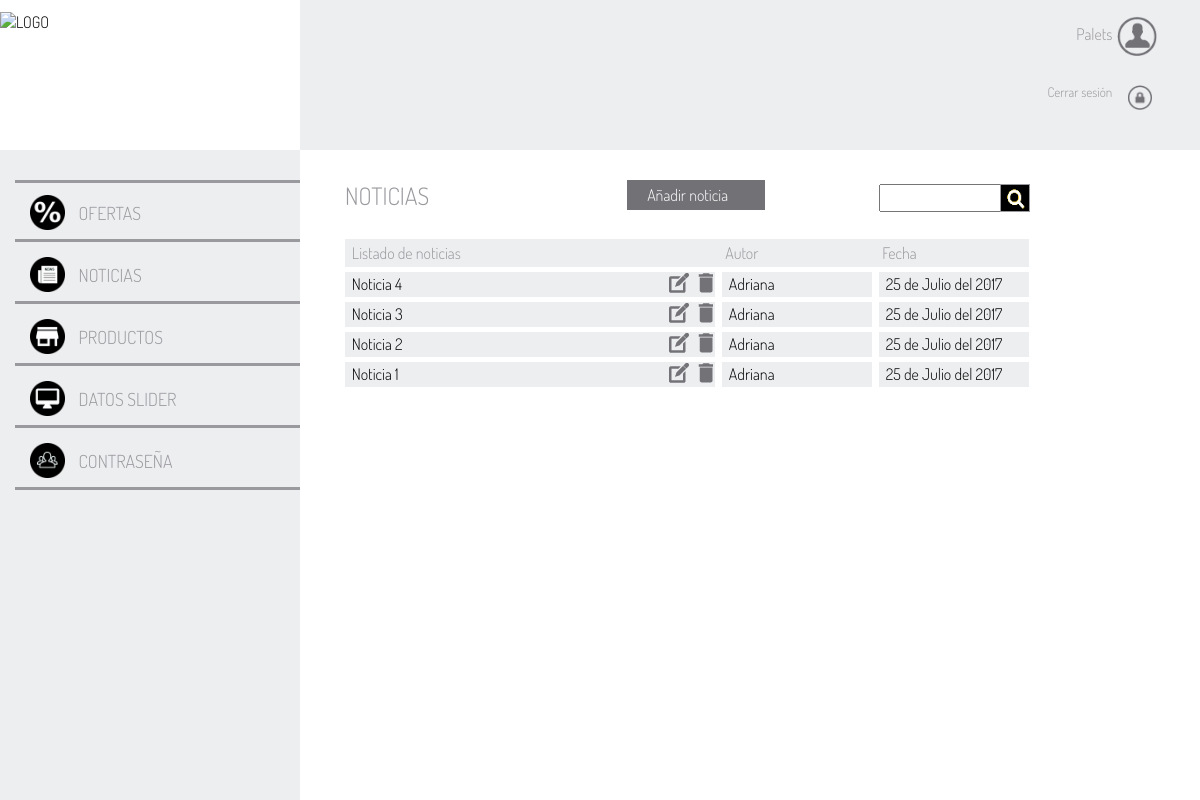
Screenshot of /administracion.php?list_noticias (signed in) with the database file from the repository.
### tables this page shows
CREATE TABLE `administrador` (
  `id` int(11) NOT NULL,
  `login` varchar(25) NOT NULL,
  `clave` text NOT NULL,
  `nombre` varchar(100) NOT NULL,
  `usuario` text NOT NULL
);

CREATE TABLE `noticias` (
  `id` int(11) NOT NULL,
  `codigo` text NOT NULL,
  `nombre_es` text NOT NULL,
  `nombre_gl` text NOT NULL,
  `nombre_en` text NOT NULL,
  `fecha` date NOT NULL,
  `autor` int(11) NOT NULL,
  `imagen` text NOT NULL,
  `texto_es` text NOT NULL,
  `texto_gl` text NOT NULL,
  `texto_en` text NOT NULL
);

### php/noticias.php (the view, shortened to what this page needs)
<?php
include('conexion.php');
$consulta_noticias = "SELECT * FROM noticias";
$rs_noticias = mysqli_query($con, $consulta_noticias);
$num_total_noticias = mysqli_num_rows($rs_noticias);
$tam_pag = 10;
if(!isset($_GET["pagina"]))
    $pagina="";
else
    $pagina = $_GET["pagina"];
if (!$pagina) {
   $inicio = 0;
   $pagina = 1;
}
else {
   $inicio = ($pagina - 1) * $tam_pag;
}
$total_paginas = ceil($num_total_noticias / $tam_pag);
$consulta = "SELECT * FROM noticias ORDER BY id DESC LIMIT ".$inicio."," . $tam_pag;
$result = mysqli_query($con, $consulta);
$texto = '';
if (isset($_POST['buscar_noticia'])) {
    $busqueda = trim($_POST['buscar_noticia']);
    $busqueda = mysqli_real_escape_string($con, $busqueda);
    $entero = 0;
    if (empty($busqueda)){
      $texto = '<p class="texto_busqueda">Búsqueda sin resultados<p>';
    }else{
        mysqli_set_charset('utf8');
        $sql = "SELECT * FROM noticias WHERE nombre_es LIKE '%" .$busqueda. "%' ORDER BY nombre_es";
        $resultado = mysqli_query($con, $sql);
        if (mysqli_num_rows($resultado) > 0){
            echo '<table class="tabla_noticias" align="center">
                <tr>
                <th>Listado de noticias</th>
                <th>Autor</th>
                <th>Fecha</th>
                </tr>';
            while ($fila=mysqli_fetch_array($resultado, MYSQLI_ASSOC))
            {
              if(!isset($_GET["elem"]))
                $elem = $fila['codigo'];
            else
                $elem = '';
            echo '<tr><td><div>'.$fila["nombre_es"]; ?>
            <div class="iconos_bd"><div class="img1_bd"><a href="?editar_noticia=<?php echo $elem; ?>"><img src ="images/iconos_areaprivada/ap_editar.png"></a></div>
            <div class="img2_bd"><a onclick="if(confirm('ADVERTENCIA \n Si acepta eliminar el archivo, también será eliminado de su servidor. ¿Desea borrar de forma permanente este archivo?') == false){return false;}" href="?borrar_noticia=<?php echo $elem; ?>"><img src="images/iconos_areaprivada/ap_eliminar.png"></a></div><div class="clear"></div></div></div></td>
            <?php $autor=mysqli_query($con, "select nombre from administrador WHERE id =".$fila["autor"]);
                while ($fil=mysqli_fetch_array($autor, MYSQLI_ASSOC)) {
                    echo '<td>'.utf8_encode($fil["nombre"]).'</td>';
                }
                $fecha_b = strtotime($fila['fecha']);
                $dia_b = date('d',$fecha_b);
                $mes_b = date('m',$fecha_b);
                $ano_b = date('Y',$fecha_b);
              $meses_b = array("Enero","Febrero","Marzo","Abril","Mayo","Junio","Julio","Agosto","Septiembre","Octubre","Noviembre","Diciembre");
            echo '<td><time datetime="'.$fila['fecha'].'"> '.$dia_b." de ".$meses_b[$mes_b-1]. " del ".$ano_b.'</time></td></tr>';
            }
            mysqli_free_result($result);
            echo '</table>';
        }
        else{
            $texto = "<p class='texto_busqueda'>No hay resultados</p>";
        }
    }
echo $texto;
} else {
?>
<div class="buscador">
  <form id="buscador_noticia"  method="post" action="">
    <div class="formu_input"><input id="buscar_noticia" name="buscar_noticia" type="search" placeholder="Buscar..." autofocus > </div>
    <div class="formu_img"><input type="image" src="images/iconos_areaprivada/ap_buscar.png" alt="submit" class="boton" value="buscar"> </div>
  </form>
</div>
<table class="tabla_noticias" align="center">
<tr>
<th>Listado de noticias</th>
<th>Autor</th>
<th>Fecha</th>
</tr>
<?php
while ($row=mysqli_fetch_array($result, MYSQLI_ASSOC))
{
  if(!isset($_GET["elem"]))
    $elem = $row['codigo'];
else
    $elem = '';
echo '<tr><td><div>'.$row["nombre_es"]; ?>
<div class="iconos_bd"><div class="img1_bd"><a href="?editar_noticia=<?php echo $elem; ?>"><img src ="images/iconos_areaprivada/ap_editar.png"></a></div>
<div class="img2_bd"><a onclick="if(confirm('ADVERTENCIA \n Si acepta eliminar el archivo, también será eliminado de su servidor. ¿Desea borrar de forma permanente este archivo?') == false){return false;}" href="?borrar_noticia=<?php echo $elem; ?>"><img src="images/iconos_areaprivada/ap_eliminar.png"></a></div><div class="clear"></div></div></div></td>
<?php $autor=mysqli_query($con, "select nombre from administrador WHERE id =".$row["autor"]);
    while ($fil=mysqli_fetch_array($autor, MYSQLI_ASSOC)) {
        echo '<td>'.utf8_encode($fil["nombre"]).'</td>';
    }
    $fecha = strtotime($row['fecha']);
    $dia = date('d',$fecha);
    $mes = date('m',$fecha);
    $ano = date('Y',$fecha);
  $meses = array("Enero","Febrero","Marzo","Abril","Mayo","Junio","Julio","Agosto","Septiembre","Octubre","Noviembre","Diciembre");
echo '<td><time datetime="'.$row['fecha'].'"> '.$dia." de ".$meses[$mes-1]. " del ".$ano.'</time></td></tr>';
}
?>
</table>
<?php
if ($total_paginas > 1) {
    if ($pagina != 1) {
            echo '<a href="?list_noticias&pagina='.($pagina-1).'">« Anterior</a> | ';
            for ($i=1;$i<=$total_paginas;$i++) {
                if ($pagina == $i)
                    echo ' | '.$pagina." | ";
                else
                    echo '  <a class="color" href="?list_noticias&pagina='.$i.'">'.$i.'</a>  ';
           }
           if ($pagina != $total_paginas)
               echo '<a href="?list_noticias&pagina='.($pagina+1).'"> | Siguiente »</a>';
} } }
?>

### php/cabecera_administracion.php (shortened to what this page needs)
<?php
            $login = $_SESSION['administrador'];
            include('conexion.php');
    ?>
<div class="cabecera_izq">
	<div class="logo_pardal"><a href="index.php"><img src="" alt="LOGO" /></a></div>
</div>
<div class="cabecera_der">
	<div class="user_administrador">
		<?php
		$result = mysqli_query($con, "SELECT nombre FROM administrador WHERE login = '$login'");
           $row=mysqli_fetch_array($result, MYSQLI_NUM);
           echo "<h4>".$row[0]."</h4>";
           ?>
	</div>
	<div class="user_salir">
		<a href='logout.php'><h5>Cerrar sesión</h5></a>
	</div>
</div>

### css/desktop.css (style rules this page uses)
* { margin: 0; padding: 0; font-family: 'Dosis.Light', sans-serif; font-weight: 100; }
html { width: 100%; height: 100%; }
body { width: 100%; height: 100%; margin: 0; }
body { height: auto !important; }
.body.admin { width: 100%; height: 100% !important; margin: 0; }
.cabecera.administracion .cabecera_izq { width: 25%; float: left; height: 150px; }
.cabecera.administracion .cabecera_izq .logo_pardal { width: 300px; padding-top: 1%; position: fixed; height: 100px; }
.cabecera.administracion .cabecera_der { width: 75%; float: right; text-align: right; height: 150px; background: #EDEEF0; position: fixed; margin-left: 25%; }
.cabecera.administracion a { text-decoration: none; color: inherit; }
.cabecera.administracion .cabecera_der .user_administrador,.cabecera.administracion .cabecera_der .user_salir { padding-right: 5%; padding-top: 1%; height: 50px; }
.cabecera.administracion .cabecera_der h4,.cabecera.administracion .cabecera_der h5 { margin-right: 5%; color: #9A999E; margin-top: 1.8%; }
.user_administrador { background: url("../images/iconos_areaprivada/ap_user.png"); background-size: 40px 40px; background-repeat: no-repeat; background-position: 95% 85%; }
.user_salir { background: url("../images/iconos_areaprivada/ap_cerrar.png"); background-size: 25px 25px; background-repeat: no-repeat; background-position: 94.5% 75%; }
.tabla_ofertas, .tabla_noticias, .tabla_usuarios, .tab_productos, .tab_slider, .tab_usuarios, .tabla_productos, .tabla_slider, .tabla_add_oferta, .tabla_add_noticia, .tabla_add_producto, .tabla_add_slider, .tabla_add_usuario { width: 100%; text-align: left; border-collapse: collapse; margin-bottom: 2%; }
.tabla_ofertas, .tabla_noticias, .tabla_usuarios, .tabla_productos, .tabla_slider { margin-bottom: 2%; }
.tabla_ofertas th, .tabla_noticias th, .tabla_usuarios th, .tab_productos th, .tab_usuarios th, .tab_slider th, .tabla_add_oferta th, .tabla_add_noticia th, .tabla_add_producto th, .tabla_add_slider th, .tabla_add_usuario th { color: #9A999E; margin-bottom: 1%; border-bottom: white 5px solid; padding-left: 1%; }
.tabla_ofertas tr, .tabla_noticias tr, .tabla_usuarios tr, .tab_productos tr, .tab_usuarios tr, .tabla_productos tr th, .tab_slider tr, .tabla_slider tr th, .tabla_add_oferta tr, .tabla_add_noticia tr, .tabla_add_producto tr, .tabla_add_slider tr, .tabla_add_usuario tr { height: 30px; background-color: #EDEEF0; border-bottom: white 5px solid; }
.tabla_ofertas tr td, .tabla_noticias tr td, .tabla_productos tr td, .tabla_slider tr td, .tabla_usuarios tr td { padding-left: 1%; }
.tabla_ofertas tr td:nth-child(2), .tabla_ofertas tr td:nth-child(3), .tabla_noticias tr td:nth-child(2), .tabla_noticias tr td:nth-child(3), .tabla_usuarios tr td:nth-child(2), .tabla_usuarios tr td:nth-child(3) { width: 150px; border-left: white 7px solid; }
.tabla_ofertas .iconos_bd, .tabla_noticias .iconos_bd, .tabla_usuarios .iconos_bd { width: 15%; height: 11px; float: right; margin-top: -0.5%; }
.iconos_bd .img1_bd, .iconos_bd .img2_bd { height: 20px; width: auto; float: left; margin-left: 17%; }
.iconos_bd .img1_bd, .iconos_bd .img2_bd { height: 20px; width: auto; float: left; margin-left: 13%; cursor: pointer }
.iconos_bd .img1_bd img, .iconos_bd .img2_bd img { cursor: pointer; }
.buscador { width: 33%; margin-top: -8%; height: 50px; float: right; }
.boton { height: 26px; width: 28px; margin-left: -0.5%; border: 1px solid #9A999E; }
input#buscar_oferta, input#buscar_noticia, input#buscar_producto, input#buscar_slider, input#buscar_usuario { height: 28px; width: 150px; margin-left: 29%; }
.formu_input { float: left; width: 57%; }
.formu_img { float: left; width: 2%; margin-left: 27%; }
#buscador_oferta, #buscador_noticia, #buscador_slider, #buscador_producto, #buscador_usuario { float: right; }

### rows the page displays
administrador: nombre "Palets"
noticias: nombre_es "Noticia 4", fecha "25", fecha "Julio", fecha "2017"
administrador: nombre "Adriana"
noticias: nombre_es "Noticia 3", fecha "25", fecha "Julio", fecha "2017"
noticias: nombre_es "Noticia 2", fecha "25", fecha "Julio", fecha "2017"
noticias: nombre_es "Noticia 1", fecha "25", fecha "Julio", fecha "2017"
